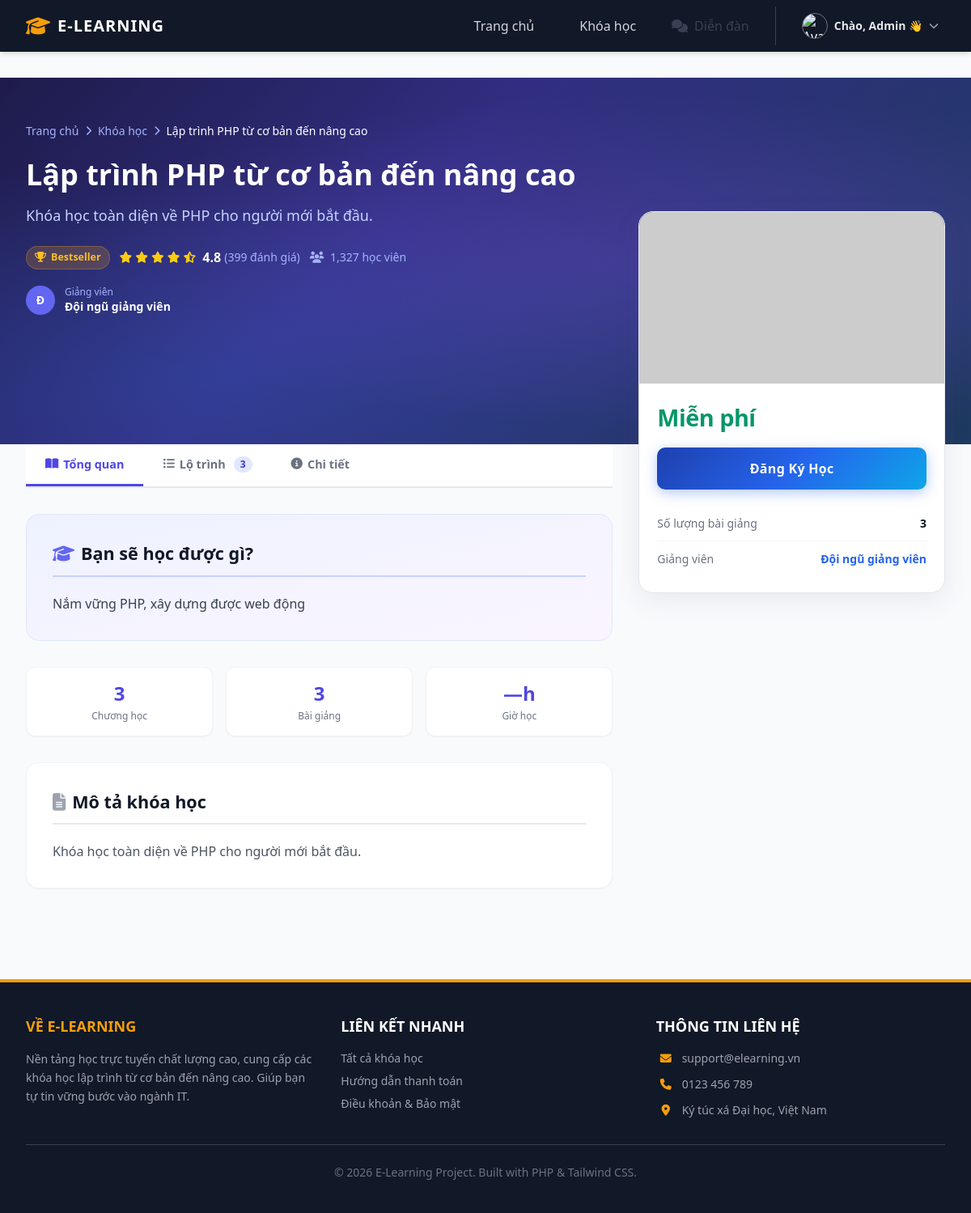
Screenshot of /public/index.php?action=detail&id=1 (signed in) with the database file from the repository.
### tables this page shows
CREATE TABLE IF NOT EXISTS `courses` (
    `id`           INT UNSIGNED NOT NULL AUTO_INCREMENT,
    `title`        VARCHAR(500) NOT NULL,
    `description`  TEXT NULL DEFAULT NULL,
    `thumbnail`    VARCHAR(500) NULL DEFAULT NULL,
    `benefits`     TEXT NULL DEFAULT NULL,
    `requirements` TEXT NULL DEFAULT NULL,
    `created_at`   TIMESTAMP NOT NULL DEFAULT CURRENT_TIMESTAMP,
    PRIMARY KEY (`id`)
);

### app/controllers/CourseController.php (called while the page is built, shortened)
<?php
require_once __DIR__ . '/../models/Course.php';
class CourseController {
    public function show($id) {
        $database = new Database();
        $db = $database->getConnection();
        $courseModel = new Course($db);
        $course = $courseModel->getCourseById($id);
        require_once __DIR__ . '/../models/Curriculum.php';
        $curriculumModel = new Curriculum($db);
        $curriculum = $curriculumModel->getCourseCurriculum($course['id']);
        require_once __DIR__ . '/../../views/layouts/header.php';
        require_once __DIR__ . '/../../views/courses/detail.php';
        require_once __DIR__ . '/../../views/layouts/footer.php';
    }
}
?>

### app/models/Course.php (called while the page is built, shortened)
<?php
class Course {
    private $conn;
    public function __construct($db) {
        $this->conn = $db;
    }
    public function getCourseById($id) {
        $query = "SELECT * FROM courses WHERE id = :id";
        $stmt = $this->conn->prepare($query);
        $stmt->bindParam(':id', $id);
        $stmt->execute();
        return $stmt->fetch(PDO::FETCH_ASSOC);
    }
}
?>

### app/models/Curriculum.php (called while the page is built)
<?php
class Curriculum {
    private $conn;
    public function __construct($db) {
        $this->conn = $db;
    }
    public function getCourseCurriculum($course_id) {
        $query = "SELECT * FROM chapters WHERE course_id = :course_id ORDER BY order_num ASC";
        $stmt = $this->conn->prepare($query);
        $stmt->bindParam(':course_id', $course_id);
        $stmt->execute();
        $chapters = $stmt->fetchAll(PDO::FETCH_ASSOC);
        foreach ($chapters as $key => $chapter) {
            $q_materials = "SELECT * FROM materials WHERE chapter_id = :chapter_id";
            $stmt_m = $this->conn->prepare($q_materials);
            $stmt_m->bindParam(':chapter_id', $chapter['id']);
            $stmt_m->execute();
            $chapters[$key]['materials'] = $stmt_m->fetchAll(PDO::FETCH_ASSOC);
        }
        return $chapters;
    }
}
?>

### app/models/Enrollment.php (called while the page is built, shortened)
<?php
class Enrollment {
    private $conn;
    public function __construct($db) {
        $this->conn = $db;
    }
    public function isEnrolled($user_id, $course_id) {
        $query = "SELECT id FROM enrollments WHERE user_id = :user_id AND course_id = :course_id LIMIT 1";
        $stmt = $this->conn->prepare($query);
        $stmt->bindParam(':user_id', $user_id);
        $stmt->bindParam(':course_id', $course_id);
        $stmt->execute();
        return $stmt->rowCount() > 0;
    }
}
?>

### views/courses/detail.php (the view, shortened to what this page needs)
<?php
$is_enrolled   = false;
$total_chapters = count($curriculum ?? []);
$total_materials_count = 0;
if (!empty($curriculum)) {
    foreach ($curriculum as $c) {
        $total_materials_count += count($c['materials']);
    }
}
if (isset($_SESSION['user_id'])) {
    require_once __DIR__ . '/../../app/models/Enrollment.php';
    $db_check    = (new Database())->getConnection();
    $enrollCheck = new Enrollment($db_check);
    $is_enrolled = $enrollCheck->isEnrolled($_SESSION['user_id'], $course['id']);
}
$price          = $course['price']          ?? 0;
$instructor     = $course['instructor']     ?? 'Đội ngũ giảng viên';
$duration_hours = $course['duration_hours'] ?? 0;
?>
<div class="course-hero px-4 sm:px-6 lg:px-8 py-10 lg:pt-14 lg:pb-40">
    <div class="max-w-7xl mx-auto relative z-10">
        <nav class="flex items-center gap-2 text-sm text-indigo-300 mb-6">
            <a href="?action=home" class="hover:text-white transition">Trang chủ</a>
            <i class="fa-solid fa-chevron-right text-xs"></i>
            <span class="hover:text-white cursor-pointer transition">Khóa học</span>
            <i class="fa-solid fa-chevron-right text-xs"></i>
            <span class="text-white font-medium"><?= htmlspecialchars(mb_strimwidth($course['title'], 0, 50, '...')) ?></span>
        </nav>
        <div class="lg:flex lg:gap-12 lg:items-start">
            <div class="lg:w-2/3">
                <h1 class="text-2xl sm:text-3xl lg:text-4xl font-extrabold text-white leading-tight mb-4">
                    <?= htmlspecialchars($course['title']) ?>
                </h1>
                <p class="text-indigo-200 text-base lg:text-lg mb-6 leading-relaxed max-w-2xl">
                    <?= mb_strimwidth(strip_tags($course['description'] ?? 'Khóa học chất lượng cao cho người muốn nâng cao kỹ năng lập trình.'), 0, 200, '...') ?>
                </p>
                <div class="flex flex-wrap items-center gap-3 mb-5">
                    <span class="info-badge" style="background:rgba(245,158,11,0.2); color:#fbbf24; border: 1px solid rgba(245,158,11,0.3);">
                        <i class="fa-solid fa-trophy"></i> Bestseller
                    </span>
                    <div class="flex items-center gap-1 text-yellow-400">
                        <i class="fa-solid fa-star text-sm"></i>
                        <i class="fa-solid fa-star text-sm"></i>
                        <i class="fa-solid fa-star text-sm"></i>
                        <i class="fa-solid fa-star text-sm"></i>
                        <i class="fa-solid fa-star-half-stroke text-sm"></i>
                        <span class="text-white font-semibold ml-1">4.8</span>
                        <span class="text-indigo-300 text-sm">(<?= number_format($total_materials_count * 47 + 258) ?> đánh giá)</span>
                    </div>
                    <span class="text-indigo-300 text-sm">
                        <i class="fa-solid fa-users mr-1"></i>
                        <?= number_format($total_materials_count * 31 + 1234) ?> học viên
                    </span>
                </div>
                <div class="flex items-center gap-3">
                    <div class="w-9 h-9 rounded-full bg-indigo-500 flex items-center justify-center text-white font-bold text-sm flex-shrink-0">
                        <?= mb_strtoupper(mb_substr($instructor, 0, 1)) ?>
                    </div>
                    <div>
                        <p class="text-xs text-indigo-300">Giảng viên</p>
                        <p class="text-white font-semibold text-sm"><?= htmlspecialchars($instructor) ?></p>
                    </div>
                </div>
            </div>
        </div>
    </div>
</div>
<div class="flex flex-col lg:flex-row gap-8 mb-20 max-w-7xl mx-auto relative lg:-mt-72 z-20">
    <div class="lg:w-2/3 min-w-0 lg:mt-72">
            <?php include __DIR__ . '/../../views/courses/_detail_card.php'; ?>
        <div class="detail-tabs">
            <div class="flex overflow-x-auto hide-scrollbar">
                <button class="tab-btn active" onclick="switchTab('overview', this)" id="tab-overview">
                    <i class="fa-solid fa-book-open"></i> Tổng quan
                </button>
                <button class="tab-btn" onclick="switchTab('curriculum', this)" id="tab-curriculum">
                    <i class="fa-solid fa-list-ul"></i> Lộ trình
                    <span class="ml-1 bg-indigo-100 text-indigo-700 text-xs font-bold px-2 py-0.5 rounded-full"><?= $total_chapters ?></span>
                </button>
                <button class="tab-btn" onclick="switchTab('detail', this)" id="tab-detail">
                    <i class="fa-solid fa-circle-info"></i> Chi tiết
                </button>
            </div>
        </div>
        <div id="panel-overview" class="tab-panel active">
            <div class="bg-gradient-to-br from-indigo-50 to-purple-50 border border-indigo-100 rounded-2xl p-6 sm:p-8 mb-8">
                <h2 class="section-heading" style="border-color: #c7d2fe;">
                    <i class="fa-solid fa-graduation-cap text-indigo-500 mr-2"></i>Bạn sẽ học được gì?
                </h2>
                <?php $benefits_html = $course['benefits'] ?? ''; ?>
                <?php if ($benefits_html): ?>
                    <div class="prose max-w-none text-gray-700 leading-relaxed">
                        <?= $benefits_html ?>
                    </div>
                <?php else: ?>
                    <p class="text-gray-400 italic">Thông tin đang được cập nhật...</p>
                <?php endif; ?>
            </div>
            <div class="grid grid-cols-3 gap-4 mb-8">
                <div class="bg-white border border-gray-100 rounded-xl p-4 text-center shadow-sm">
                    <div class="text-2xl font-extrabold text-indigo-600 mb-1"><?= $total_chapters ?></div>
                    <div class="text-xs text-gray-500">Chương học</div>
                </div>
                <div class="bg-white border border-gray-100 rounded-xl p-4 text-center shadow-sm">
                    <div class="text-2xl font-extrabold text-indigo-600 mb-1"><?= $total_materials_count ?></div>
                    <div class="text-xs text-gray-500">Bài giảng</div>
                </div>
                <div class="bg-white border border-gray-100 rounded-xl p-4 text-center shadow-sm">
                    <div class="text-2xl font-extrabold text-indigo-600 mb-1"><?= $duration_hours > 0 ? $duration_hours : '—' ?>h</div>
                    <div class="text-xs text-gray-500">Giờ học</div>
                </div>
            </div>
            <div class="bg-white border border-gray-100 rounded-2xl p-6 sm:p-8 shadow-sm">
                <h2 class="section-heading">
                    <i class="fa-solid fa-file-lines text-gray-400 mr-2"></i>Mô tả khóa học
                </h2>
                <div class="text-gray-600 leading-relaxed prose max-w-none">
                    <?= $course['description'] ?? '<p class="italic text-gray-400">Chưa có mô tả.</p>' ?>
                </div>
            </div>
        </div>
    </div>
    <div class="hidden lg:block lg:w-1/3 flex-shrink-0 relative">
        <div class="sticky-card">
            <?php include __DIR__ . '/../../views/courses/_detail_card.php'; ?>
        </div>
    </div>
</div>

### views/courses/_detail_card.php (shortened to what this page needs)
<?php
$lessons_count = $total_materials_count;
?>
<div class="sc-card">
    <div class="sc-thumb">
        <?php
        $thumb = !empty($course['thumbnail']) ? $course['thumbnail'] : null;
        $thumb_url = $thumb
            ? (str_starts_with($thumb, 'http') ? $thumb : '/e-learning-project/public/' . $thumb)
            : 'https://placehold.co/640x360/1e1b4b/ffffff?text=' . urlencode($course['title']);
        ?>
        <img
            src="<?= htmlspecialchars($thumb_url) ?>"
            alt="<?= htmlspecialchars($course['title']) ?>"
            onerror="this.src='https://placehold.co/640x360/1e1b4b/ffffff?text=Khóa+Học'"
        >
    </div>
    <div class="sc-body">
        <div class="flex items-baseline flex-wrap gap-1 mb-4">
            <?php if ($price > 0): ?>
                <span class="sc-price-current"><?= number_format($price, 0, ',', '.') ?> đ</span>
                <?php if ($original_price > $price): ?>
                    <span class="sc-price-old"><?= number_format($original_price, 0, ',', '.') ?> đ</span>
                <?php endif; ?>
            <?php else: ?>
                <span class="sc-price-current free">Miễn phí</span>
            <?php endif; ?>
        </div>
        <?php if ($is_enrolled): ?>
            <a href="?action=learn&id=<?= $course['id'] ?>" class="sc-btn sc-btn-continue">
                <i class="fa-solid fa-play-circle mr-2"></i>Tiếp tục học
            </a>
        <?php elseif ($price > 0): ?>
            <a href="?action=pay&id=<?= $course['id'] ?>" class="sc-btn sc-btn-pay">
                Đăng Ký Học
            </a>
        <?php elseif (isset($_SESSION['user_id'])): ?>
            <a href="?action=enroll_course&id=<?= $course['id'] ?>" class="sc-btn sc-btn-free">
                Đăng Ký Học
            </a>
        <?php else: ?>
            <a href="?action=login" class="sc-btn sc-btn-login">
                Đăng nhập để đăng ký
            </a>
        <?php endif; ?>
        <div class="mt-5">
            <?php if ($lessons_count > 0): ?>
            <div class="sc-row">
                <span class="sc-row-label">Số lượng bài giảng</span>
                <span class="sc-row-value"><?= $lessons_count ?></span>
            </div>
            <?php endif; ?>
            <?php if ($instructor): ?>
            <div class="sc-row">
                <span class="sc-row-label">Giảng viên</span>
                <span class="sc-row-value blue"><?= htmlspecialchars($instructor) ?></span>
            </div>
            <?php endif; ?>
        </div>
    </div>
</div>

### views/layouts/header.php (style rules this page uses)
html { overflow-y: scroll !important; }
body { animation: smoothLoad 0.2s ease-in-out; }
.hide-scrollbar { -ms-overflow-style: none; scrollbar-width: none; }

### views/courses/detail.php (style rules this page uses)
.course-hero { background: linear-gradient(135deg, #1e1b4b 0%, #312e81 40%, #1e3a5f 100%); position: relative; width: 100vw; margin-left: calc(-50vw + 50%); margin-right: calc(-50vw + 50%); }
.course-hero::before { content: ''; position: absolute; inset: 0; background: radial-gradient(ellipse at 70% 50%, rgba(139, 92, 246, 0.25) 0%, transparent 65%), radial-gradient(ellipse at 20% 80%, rgba(59, 130, 246, 0.2) 0%, transparent 50%); pointer-events: none; }
.detail-tabs { position: sticky; top: 0; z-index: 40; background: #fff; border-bottom: 2px solid #e5e7eb; margin-bottom: 2rem; }
.tab-btn { padding: 14px 24px; font-weight: 600; font-size: 0.9rem; color: #6b7280; border-bottom: 3px solid transparent; cursor: pointer; transition: all 0.2s; background: none; border-top: none; border-left: none; border-right: none; display: flex; align-items: center; gap: 6px; white-space: nowrap; }
.tab-btn.active { color: #4f46e5; border-bottom-color: #4f46e5; }
.tab-panel { display: none; }
.tab-panel.active { display: block; }
.sticky-card { position: sticky; top: 24px; z-index: 50; height: fit-content; }
.info-badge { display: inline-flex; align-items: center; gap: 6px; padding: 4px 10px; border-radius: 20px; font-size: 0.78rem; font-weight: 600; }
.section-heading { font-size: 1.35rem; font-weight: 700; color: #111827; margin-bottom: 20px; padding-bottom: 10px; border-bottom: 2px solid #e5e7eb; }

### views/courses/_detail_card.php (style rules this page uses)
.sc-card { background: #fff; border: 1.5px solid #e5e7eb; border-radius: 18px; overflow: hidden; box-shadow: 0 8px 32px rgba(80, 80, 160, 0.10); }
.sc-thumb { position: relative; overflow: hidden; background: #1e1b4b; }
.sc-thumb img { width: 100%; aspect-ratio: 16/9; object-fit: cover; display: block; transition: transform 0.4s ease; }
.sc-body { padding: 20px 22px; }
.sc-price-current { font-size: 1.8rem; font-weight: 800; color: #111827; letter-spacing: -0.5px; }
.sc-price-current.free { color: #059669; }
.sc-btn { display: block; width: 100%; padding: 14px 20px; border-radius: 10px; font-weight: 700; font-size: 1rem; text-align: center; cursor: pointer; border: none; text-decoration: none; transition: all 0.2s; letter-spacing: 0.3px; }
.sc-btn-free { background: linear-gradient(135deg, #1e40af 0%, #2563eb 50%, #0ea5e9 100%); color: #fff; box-shadow: 0 4px 16px rgba(37,99,235,0.35); }
.sc-row { display: flex; justify-content: space-between; align-items: flex-start; padding: 11px 0; border-bottom: 1px solid #f3f4f6; font-size: 0.875rem; gap: 8px; }
.sc-row:last-child { border-bottom: none; }
.sc-row-label { color: #6b7280; white-space: nowrap; flex-shrink: 0; }
.sc-row-value { font-weight: 600; color: #111827; text-align: right; }
.sc-row-value.blue { color: #2563eb; }

### rows the page displays
courses: title "Lập trình PHP từ cơ bản đến nâng cao", description "Khóa học toàn diện về PHP cho người mới bắt đầu.", instructor "Đ", instructor "Đội ngũ giảng viên", benefits "Nắm vững PHP, xây dựng được web động"

### other values shown
$_SESSION['user_name'] "Admin"
$total_materials_count * 47 + 258 "399"
$total_materials_count * 31 + 1234 "1,327"
$total_chapters "3"
$total_materials_count "3"
$lessons_count "3"
